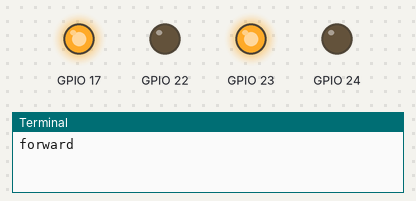
Bench run of a program on a simulated Raspberry Pi (BCM pin numbers). Parts: output pins drawn as LEDs (lit = HIGH), the last lines printed to the terminal.

Above: at 2.0 s.
At 5.0 s:
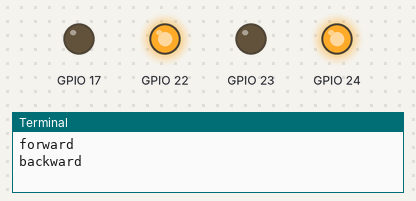
Timing chart, 0 to 7.8 s (numbered marks = the images above):
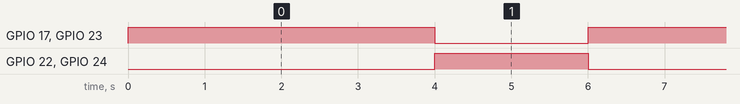

The program:

simpleDcController.py
```python
import RPi.GPIO as gpio
import time

def init():
 gpio.setmode(gpio.BCM)
 gpio.setup(17, gpio.OUT)
 gpio.setup(22, gpio.OUT)
 gpio.setup(23, gpio.OUT)
 gpio.setup(24, gpio.OUT)

def forward(tf):
 init()
 gpio.output(17, True)
 gpio.output(22, False)
 gpio.output(23, True)
 gpio.output(24, False)
 time.sleep(tf)
 gpio.cleanup()

def reverse(tf):
 init()
 gpio.output(17, False)
 gpio.output(22, True)
 gpio.output(23, False)
 gpio.output(24, True)
 time.sleep(tf)
 gpio.cleanup()
try:
	while True:
		print "forward"
		forward(4)
		print "backward"
		reverse(2)
except KeyboardInterrupt:
        gpio.cleanup()
```

Measured:
- by itself, GPIO 17, GPIO 23: alternates HIGH for 4.0 s and LOW for 2.0 s
- by itself, GPIO 22, GPIO 24: alternates HIGH for 2.0 s and LOW for 4.0 s
